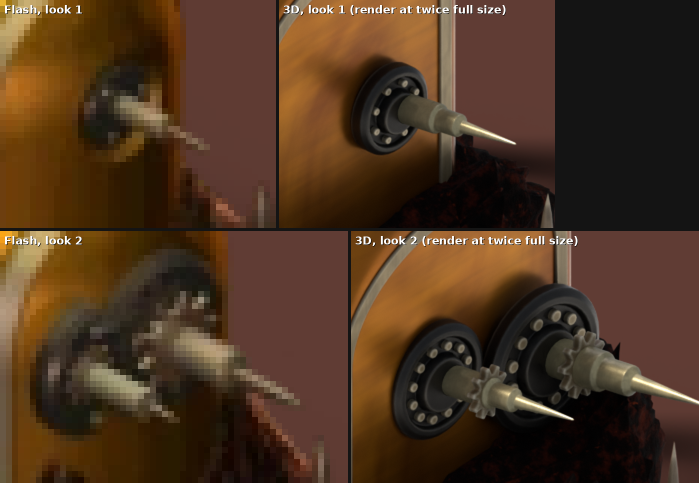
#> input picture art-samples/buildings-b6/inferno/academy/crop-hub.png, 1398 x 966 px (shown at 1/2 size)
$ python -i post_e.py   (imports and definitions only)
#> lines starting #> are read from the running program, lines starting #| are printed output that depends on the picture
"""post_e.py : the finished look E's loop cells and pictures, from all.sh's renders (e/render, 12 px per Flash px).

    ~/.cache/bymr-art-venv/bin/python post_e.py cells     e/render/L1-cell-00..31.png: the loop, whole scenes
    ~/.cache/bymr-art-venv/bin/python post_e.py mp4       shots/istore-e/e-loop.mp4 (three times round, 10 a second)
    ~/.cache/bymr-art-venv/bin/python post_e.py sheets    shots/istore-e/*.png

The loop: only light moves. The pips' lava swells and fades once a loop, the magma in the die's cracks twice, both
subtle; nothing else changes (the letters and the flame on the cover hold still, and so does everything the glow does
not light by at least GLOW levels). Its 32 cells are mixed from three
renders of the standing store, all with the same noise seed: every glow low (L1-lo-base.png), the pips high
(L1-pip-base.png), the cracks high (L1-crk-base.png):   cell = lo + a (pip - lo) + b (crk - lo)
with a = (1 + sin t) / 2 and b = (1 + sin 2t) / 2, so cell 0 has both half way, as the still. Light adds, so the mix is
what a render at those strengths would give (up to the display curve, which is small over so slight a change).
"""
import os
import subprocess
import sys
import tempfile
from pathlib import Path

import numpy as np
from PIL import Image, ImageDraw
from scipy import ndimage

HERE = Path(__file__).resolve().parent
ROOT = HERE.parents[3]
# STORE_LETTERS=0: everything from e-plain/render, the renders without the words (all.sh under the same switch)
PLAIN = os.environ.get("STORE_LETTERS", "1") == "0"
R = HERE / ("e-plain" if PLAIN else "e") / "render"
# STORE_SHOTS=<folder under shots/>: where the pictures go (the weathered words' are in shots/istore-letters)
OUT = ROOT / "shots" / os.environ.get("STORE_SHOTS", "istore-e-plain" if PLAIN else "istore-e")
ART = ROOT / "server/public/assets/buildings"
N = 32
GLOW = 6                     # levels of 255 a glow must change a pixel by for it to count as lit
BG = (74, 42, 36)            # the Inferno yard's ground, as round 2's pictures
ORIGIN, FRAME = (3.0, 33.5), (-56, -60)


# [10 lines left out: functions load, unpre, not called in this run]


def weights(k):
    t = 2 * np.pi * k / N
    return (1 + np.sin(t)) / 2, (1 + np.sin(2 * t)) / 2


# [19 lines left out: function cells, not called in this run]


def on_ground(im, scale=None, crop=None):
    """A render (with its ground shadow) on the Inferno's ground colour, scaled, cut to crop (in the scaled picture)."""
    if scale:
        im = im.resize((round(im.width * scale), round(im.height * scale)), Image.LANCZOS)
    s = Image.new("RGBA", im.size, BG + (255,))
    s.alpha_composite(im)
    return (s.crop(crop) if crop else s).convert("RGB")


def label(im, text, size=26):
    ImageDraw.Draw(im).text((14, 10), text, fill=(255, 236, 200), font_size=size)
    return im


# [74 lines left out: functions row, mp4, game_pic, sheets, not called in this run]


OFFSETS = {}        # the exported E's game offsets (top.i3d1@2x.webp), given on the command line: sheets <x> <y>

# [5 lines not run here, left out]

>>> from PIL import Image
>>> picture = Image.open('../academy/crop-hub.png')
#> picture is the input picture: PIL image 1398x966 RGB; mean R, G, B 76.4, 52.2, 32.6
>>> result = on_ground(picture)
#> in on_ground, `s = Image.new("RGBA", im.size, BG + (255,))`:
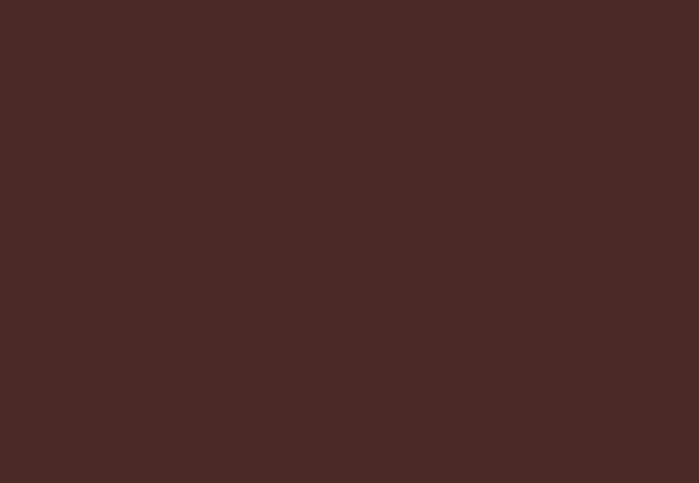
#> s: PIL image 1398x966 RGBA (shown at 1/2 size); mean R, G, B, A 74, 42, 36, 255
#> (the run stopped early here; a loop or call above may not have finished)
